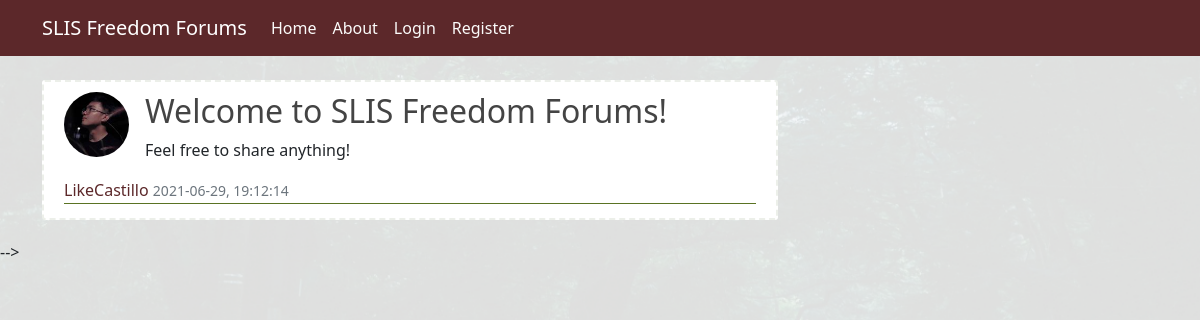
Screenshot of /post/2 with the database file from the repository.
### app/models.py (models this page shows, shortened)
class User(db.Model, UserMixin):
    id = db.Column(db.Integer, primary_key=True)
    username = db.Column(db.String(25), unique=True, nullable=False)
    email = db.Column(db.String(50), unique=True, nullable=False)
    prof_pic = db.Column(db.String(20), nullable=False, default='bingus.jpg')
    password = db.Column(db.String(60), nullable=False)
    posts = db.relationship('Post', backref='author', lazy=True)

class Post(db.Model):
    id = db.Column(db.Integer, primary_key=True)
    title = db.Column(db.String(90), nullable=False)
    date_posted = db.Column(db.DateTime, nullable=False, default=datetime.utcnow)
    content = db.Column(db.Text(500), nullable=False)
    user_id = db.Column(db.Integer, db.ForeignKey('user.id'), nullable=False)

### app/routes.py (the view)
@app.route("/post/<int:post_id>")
def post(post_id):
    post = Post.query.get_or_404(post_id)
    return render_template("post.html", title=post.title, post=post)

### app/templates/post.html (shortened to what this page needs)
{% extends 'base.html' %}
{% block content %}
  <article class="media content-section" >
    <div class="media-body" >
      <img class="rounded-circle article-img float-right" src="{{ url_for('static', filename='profile_pics/') + post.author.prof_pic }}" style="float:left">
      <h2 class=article-title">{{ post.title }}</h2>
      <p class="article-content">{{ post.content }}</p>
      <div class="article-metadata">
        <a class="mr-2" href="#">{{ post.author.username }}</a>
        <small class="text-muted">{{ post.date_posted.strftime('%Y-%m-%d, %H:%M:%S') }}</small>
      </div>
    </div>
  </article>
{% endblock %}

### app/static/main.css (style rules this page uses)
body { background-image: url(profile_pics/updbg.png); background-position: center center; background-repeat: no-repeat; background-attachment: fixed; background-size: cover; background-color: #fafafa; margin-top: 5rem; }
h1, h2, h3, h4, h5, h6 { color: #444444; }
.content-section { background: #ffffff; padding: 10px 20px; border: 2px dashed #ecefe9; border-radius: 3px; margin-bottom: 20px; }
.article-content { white-space: pre-line; }
.article-img { height: 65px; width: 65px; margin-right: 16px; }
.article-metadata { padding-bottom: 1px; margin-bottom: 4px; border-bottom: 1px solid #5a7323 }
a { color: #5c282a; text-decoration: none; }

### rows the page displays
User: prof_pic (picture), author.username "LikeCastillo"
Post: title "Welcome to SLIS Freedom Forums!", content "Feel free to share anything!", date_posted "2021-06-29, 19:12:14"
